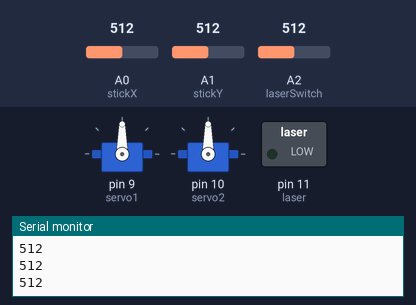
The sketch below on a simulated Arduino Uno, built with avr-gcc and run on an emulated ATmega328P. On the bench: 2 × servo, switched loads named in the sketch (green lamp = pin HIGH), the last lines printed to the serial monitor. The test bench sets the inputs (shaded band); at power-on: A2 (laserSwitch) = 512, A0 (stickX) = 512, A1 (stickY) = 512.

Above: at 1.2 s.
1.3 s: A2 (laserSwitch) set to 0
At 1.6 s:
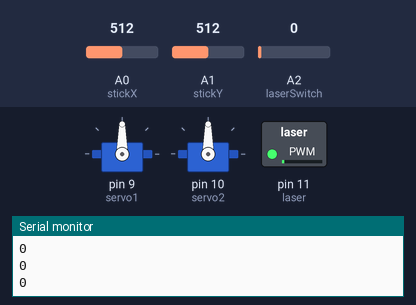
2.8 s: A0 (stickX) set to 716
At 3.5 s:
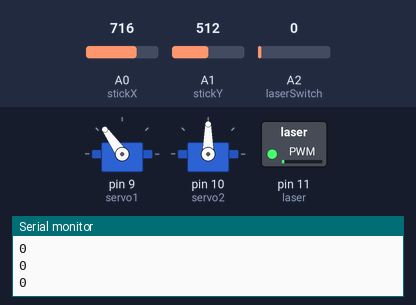
4.3 s: A1 (stickY) set to 716
At 4.7 s:
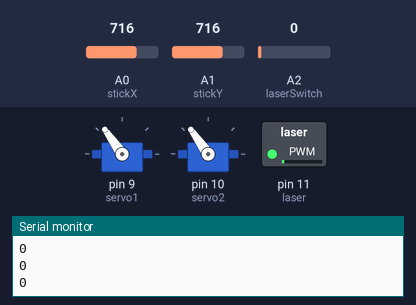
5.8 s: A2 (laserSwitch) set to 122
At 6.6 s:
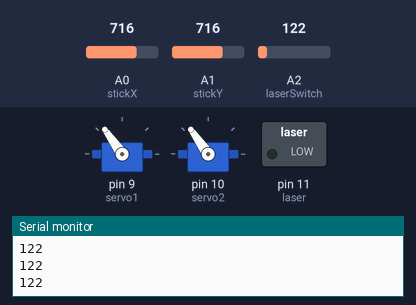
7.3 s: A0 (stickX) set to 900
At 7.9 s:
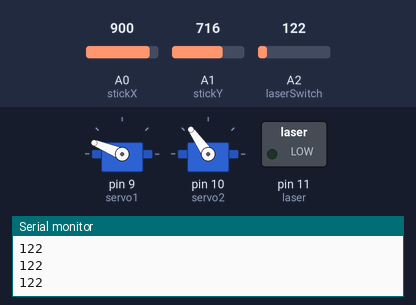
8.8 s: A1 (stickY) set to 900
At 9.9 s:
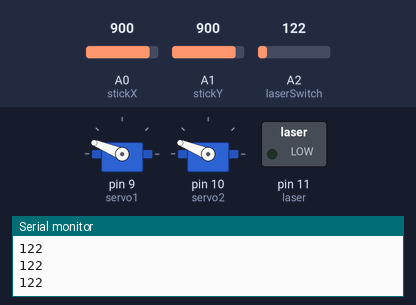
Timing chart, 0 to 11.3 s (numbered marks = the images above; inputs shaded):
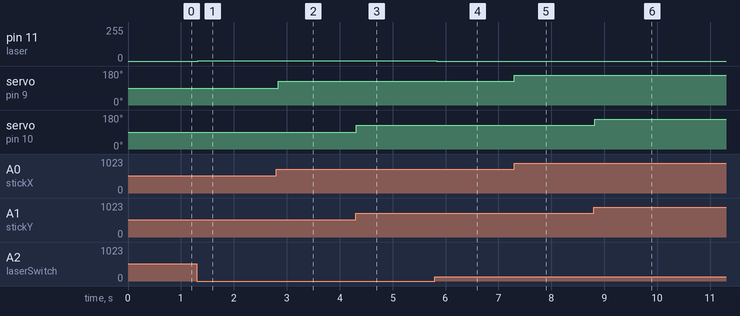

Measured:
- after the input at 1.3 s, pin 11 (laser): 0/255 → 1/255 at once
- after the input at 2.8 s, servo on pin 9 (servo1): 90° → 125° at once
- after the input at 4.3 s, servo on pin 10 (servo2): 90° → 125° at once
- after the input at 5.8 s, pin 11 (laser): 1/255 → 0/255 at once
- after the input at 7.3 s, servo on pin 9 (servo1): 125° → 158° at once
- after the input at 8.8 s, servo on pin 10 (servo2): 125° → 158° at once

The sketch:

laser_pointer.ino
```cpp
#include <Servo.h>

Servo servo1;
Servo servo2;

int stickX = A0;
int stickY = A1;

int laser = 11;
int laserSwitch = A2;
int laserNum;

int valX;
int valY;

void setup() {
  servo1.attach(9);
  servo2.attach(10);

  pinMode(laser, OUTPUT);

  Serial.begin(9600);
}

void loop() {
  valX = analogRead(stickX);
  valY = analogRead(stickY);

  int angleX = map(valX, 0, 1023, 0, 180);
  int angleY = map(valY, 0, 1023, 0, 180);

  servo1.write(angleX);
  servo2.write(angleY);

  laserNum = analogRead(laserSwitch);
  Serial.println(laserNum);

  if(laserNum == 0){
    analogWrite(laser, HIGH);
  } else {
    analogWrite(laser, LOW);
  }

  delay(50);
}
```
